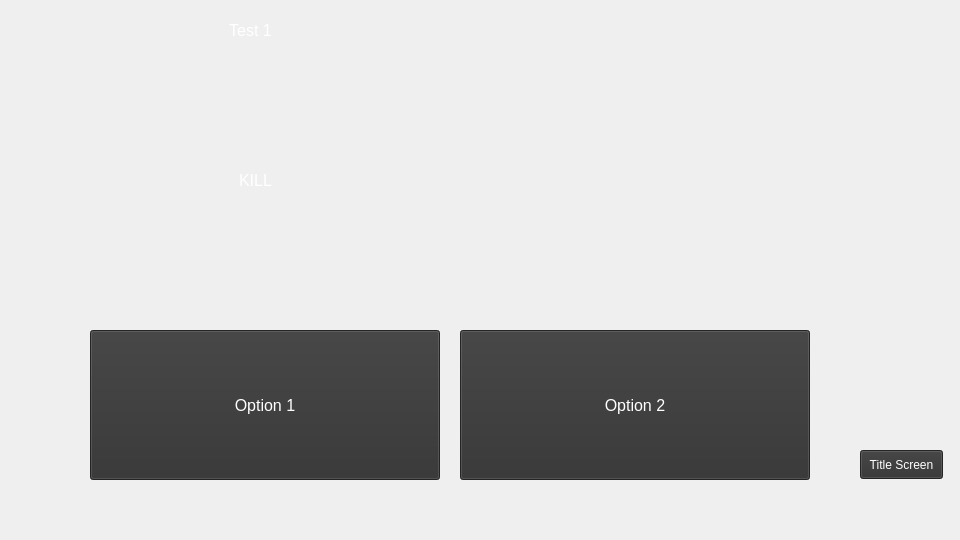
<?xml version="1.0" encoding="UTF-8"?>
<ui version="4.0">
 <class>AssessmentTest</class>
 <widget class="QWidget" name="AssessmentTest">
  <property name="geometry">
   <rect>
    <x>0</x>
    <y>0</y>
    <width>960</width>
    <height>540</height>
   </rect>
  </property>
  <property name="windowTitle">
   <string>Form</string>
  </property>
  <property name="styleSheet">
   <string notr="true"/>
  </property>
  <widget class="QPushButton" name="Option1Button">
   <property name="geometry">
    <rect>
     <x>90</x>
     <y>330</y>
     <width>350</width>
     <height>150</height>
    </rect>
   </property>
   <property name="font">
    <font>
     <pointsize>12</pointsize>
    </font>
   </property>
   <property name="styleSheet">
    <string notr="true">background: rgb(50, 50, 50);
color: rgb(255, 255, 255)</string>
   </property>
   <property name="text">
    <string>Option 1</string>
   </property>
  </widget>
  <widget class="QPushButton" name="Option2Button">
   <property name="geometry">
    <rect>
     <x>460</x>
     <y>330</y>
     <width>350</width>
     <height>150</height>
    </rect>
   </property>
   <property name="font">
    <font>
     <pointsize>12</pointsize>
    </font>
   </property>
   <property name="styleSheet">
    <string notr="true">background: rgb(50, 50, 50);
color: rgb(255, 255, 255)</string>
   </property>
   <property name="text">
    <string>Option 2</string>
   </property>
  </widget>
  <widget class="QPushButton" name="GotoTitleScreenButton">
   <property name="geometry">
    <rect>
     <x>860</x>
     <y>450</y>
     <width>83</width>
     <height>29</height>
    </rect>
   </property>
   <property name="styleSheet">
    <string notr="true">background: rgb(50, 50, 50);
color: rgb(255, 255, 255)</string>
   </property>
   <property name="text">
    <string>Title Screen</string>
   </property>
  </widget>
  <widget class="QLabel" name="ContentLabel">
   <property name="geometry">
    <rect>
     <x>90</x>
     <y>60</y>
     <width>331</width>
     <height>241</height>
    </rect>
   </property>
   <property name="font">
    <font>
     <pointsize>12</pointsize>
    </font>
   </property>
   <property name="styleSheet">
    <string notr="true">color: rgb(255, 255, 255)</string>
   </property>
   <property name="text">
    <string>KILL</string>
   </property>
   <property name="scaledContents">
    <bool>false</bool>
   </property>
   <property name="alignment">
    <set>Qt::AlignCenter</set>
   </property>
   <property name="wordWrap">
    <bool>true</bool>
   </property>
  </widget>
  <widget class="QLabel" name="ImageLabel">
   <property name="geometry">
    <rect>
     <x>90</x>
     <y>10</y>
     <width>321</width>
     <height>41</height>
    </rect>
   </property>
   <property name="font">
    <font>
     <pointsize>12</pointsize>
    </font>
   </property>
   <property name="styleSheet">
    <string notr="true">color: rgb(255, 255, 255)</string>
   </property>
   <property name="text">
    <string>Test 1</string>
   </property>
   <property name="alignment">
    <set>Qt::AlignCenter</set>
   </property>
  </widget>
  <widget class="AnimationScreen" name="animationScreen" native="true">
   <property name="geometry">
    <rect>
     <x>440</x>
     <y>50</y>
     <width>431</width>
     <height>251</height>
    </rect>
   </property>
   <property name="styleSheet">
    <string notr="true"/>
   </property>
  </widget>
 </widget>
 <customwidgets>
  <customwidget>
   <class>AnimationScreen</class>
   <extends>QWidget</extends>
   <header>animationscreen.h</header>
   <container>1</container>
  </customwidget>
 </customwidgets>
 <resources/>
 <connections/>
</ui>
